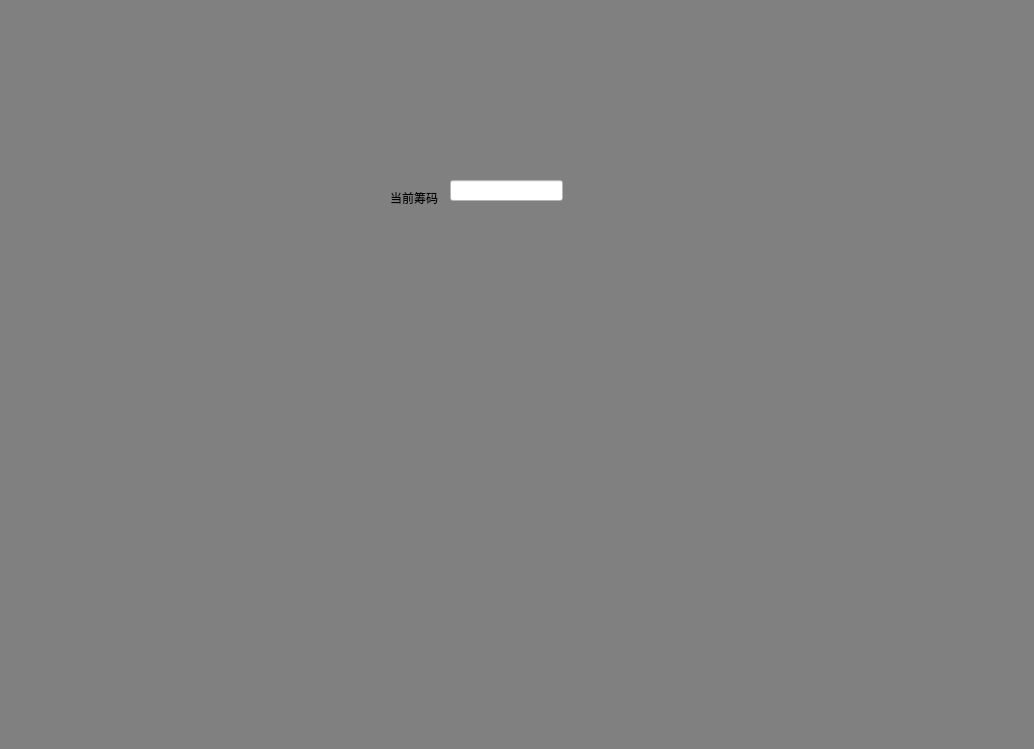
<?xml version="1.0" encoding="UTF-8"?>
<ui version="4.0">
 <class>TexasWidget</class>
 <widget class="QWidget" name="TexasWidget">
  <property name="geometry">
   <rect>
    <x>0</x>
    <y>0</y>
    <width>1034</width>
    <height>749</height>
   </rect>
  </property>
  <property name="windowTitle">
   <string>TexasWidget</string>
  </property>
  <property name="styleSheet">
   <string notr="true">background-color:gray;</string>
  </property>
  <widget class="QLabel" name="labelDealer">
   <property name="geometry">
    <rect>
     <x>460</x>
     <y>30</y>
     <width>100</width>
     <height>100</height>
    </rect>
   </property>
   <property name="minimumSize">
    <size>
     <width>100</width>
     <height>100</height>
    </size>
   </property>
   <property name="text">
    <string/>
   </property>
   <property name="pixmap">
    <pixmap resource="resources.qrc">:/resources/images/dealer.svg</pixmap>
   </property>
  </widget>
  <widget class="QLineEdit" name="txtBet">
   <property name="geometry">
    <rect>
     <x>450</x>
     <y>180</y>
     <width>113</width>
     <height>21</height>
    </rect>
   </property>
   <property name="styleSheet">
    <string notr="true">background-color:white;</string>
   </property>
   <property name="alignment">
    <set>Qt::AlignmentFlag::AlignCenter</set>
   </property>
   <property name="readOnly">
    <bool>true</bool>
   </property>
  </widget>
  <widget class="QLabel" name="labelPerflop1_1">
   <property name="geometry">
    <rect>
     <x>760</x>
     <y>150</y>
     <width>74</width>
     <height>105</height>
    </rect>
   </property>
   <property name="minimumSize">
    <size>
     <width>74</width>
     <height>105</height>
    </size>
   </property>
   <property name="maximumSize">
    <size>
     <width>74</width>
     <height>105</height>
    </size>
   </property>
   <property name="text">
    <string/>
   </property>
   <property name="pixmap">
    <pixmap resource="resources.qrc">:/resources/images/back.svg</pixmap>
   </property>
  </widget>
  <widget class="QWidget" name="layoutWidget">
   <property name="geometry">
    <rect>
     <x>190</x>
     <y>330</y>
     <width>501</width>
     <height>111</height>
    </rect>
   </property>
   <layout class="QHBoxLayout" name="horizontalLayout">
    <item>
     <widget class="QLabel" name="labelFlop1">
      <property name="minimumSize">
       <size>
        <width>74</width>
        <height>105</height>
       </size>
      </property>
      <property name="maximumSize">
       <size>
        <width>74</width>
        <height>105</height>
       </size>
      </property>
      <property name="text">
       <string/>
      </property>
      <property name="pixmap">
       <pixmap resource="resources.qrc">:/resources/images/back.svg</pixmap>
      </property>
     </widget>
    </item>
    <item>
     <spacer name="spacerhflop1">
      <property name="orientation">
       <enum>Qt::Orientation::Horizontal</enum>
      </property>
      <property name="sizeHint" stdset="0">
       <size>
        <width>40</width>
        <height>20</height>
       </size>
      </property>
     </spacer>
    </item>
    <item>
     <widget class="QLabel" name="labelFlop2">
      <property name="minimumSize">
       <size>
        <width>74</width>
        <height>105</height>
       </size>
      </property>
      <property name="maximumSize">
       <size>
        <width>74</width>
        <height>105</height>
       </size>
      </property>
      <property name="text">
       <string/>
      </property>
      <property name="pixmap">
       <pixmap resource="resources.qrc">:/resources/images/back.svg</pixmap>
      </property>
     </widget>
    </item>
    <item>
     <spacer name="spacerhflop2">
      <property name="orientation">
       <enum>Qt::Orientation::Horizontal</enum>
      </property>
      <property name="sizeHint" stdset="0">
       <size>
        <width>40</width>
        <height>20</height>
       </size>
      </property>
     </spacer>
    </item>
    <item>
     <widget class="QLabel" name="labelFlop3">
      <property name="minimumSize">
       <size>
        <width>74</width>
        <height>105</height>
       </size>
      </property>
      <property name="maximumSize">
       <size>
        <width>74</width>
        <height>105</height>
       </size>
      </property>
      <property name="text">
       <string/>
      </property>
      <property name="pixmap">
       <pixmap resource="resources.qrc">:/resources/images/back.svg</pixmap>
      </property>
     </widget>
    </item>
    <item>
     <spacer name="spacerhflop3">
      <property name="orientation">
       <enum>Qt::Orientation::Horizontal</enum>
      </property>
      <property name="sizeHint" stdset="0">
       <size>
        <width>40</width>
        <height>20</height>
       </size>
      </property>
     </spacer>
    </item>
    <item>
     <widget class="QLabel" name="labelTurn">
      <property name="minimumSize">
       <size>
        <width>74</width>
        <height>105</height>
       </size>
      </property>
      <property name="maximumSize">
       <size>
        <width>74</width>
        <height>105</height>
       </size>
      </property>
      <property name="text">
       <string/>
      </property>
      <property name="pixmap">
       <pixmap resource="resources.qrc">:/resources/images/back.svg</pixmap>
      </property>
     </widget>
    </item>
    <item>
     <spacer name="spacerhflop4">
      <property name="orientation">
       <enum>Qt::Orientation::Horizontal</enum>
      </property>
      <property name="sizeHint" stdset="0">
       <size>
        <width>40</width>
        <height>20</height>
       </size>
      </property>
     </spacer>
    </item>
    <item>
     <widget class="QLabel" name="labelRiver">
      <property name="minimumSize">
       <size>
        <width>74</width>
        <height>105</height>
       </size>
      </property>
      <property name="maximumSize">
       <size>
        <width>74</width>
        <height>105</height>
       </size>
      </property>
      <property name="text">
       <string/>
      </property>
      <property name="pixmap">
       <pixmap resource="resources.qrc">:/resources/images/back.svg</pixmap>
      </property>
     </widget>
    </item>
   </layout>
  </widget>
  <widget class="QLabel" name="labelPerflop1_2">
   <property name="geometry">
    <rect>
     <x>850</x>
     <y>150</y>
     <width>74</width>
     <height>105</height>
    </rect>
   </property>
   <property name="minimumSize">
    <size>
     <width>74</width>
     <height>105</height>
    </size>
   </property>
   <property name="maximumSize">
    <size>
     <width>74</width>
     <height>105</height>
    </size>
   </property>
   <property name="text">
    <string/>
   </property>
   <property name="pixmap">
    <pixmap resource="resources.qrc">:/resources/images/back.svg</pixmap>
   </property>
  </widget>
  <widget class="QLabel" name="labelUser1">
   <property name="geometry">
    <rect>
     <x>800</x>
     <y>30</y>
     <width>100</width>
     <height>100</height>
    </rect>
   </property>
   <property name="minimumSize">
    <size>
     <width>100</width>
     <height>100</height>
    </size>
   </property>
   <property name="text">
    <string/>
   </property>
   <property name="pixmap">
    <pixmap resource="resources.qrc">:/resources/images/player_woman.svg</pixmap>
   </property>
  </widget>
  <widget class="QLabel" name="labelPerflop1_5">
   <property name="geometry">
    <rect>
     <x>530</x>
     <y>480</y>
     <width>74</width>
     <height>105</height>
    </rect>
   </property>
   <property name="minimumSize">
    <size>
     <width>74</width>
     <height>105</height>
    </size>
   </property>
   <property name="maximumSize">
    <size>
     <width>74</width>
     <height>105</height>
    </size>
   </property>
   <property name="text">
    <string/>
   </property>
   <property name="pixmap">
    <pixmap resource="resources.qrc">:/resources/images/back.svg</pixmap>
   </property>
  </widget>
  <widget class="QLabel" name="labelPerflop1_6">
   <property name="geometry">
    <rect>
     <x>440</x>
     <y>480</y>
     <width>74</width>
     <height>105</height>
    </rect>
   </property>
   <property name="minimumSize">
    <size>
     <width>74</width>
     <height>105</height>
    </size>
   </property>
   <property name="maximumSize">
    <size>
     <width>74</width>
     <height>105</height>
    </size>
   </property>
   <property name="text">
    <string/>
   </property>
   <property name="pixmap">
    <pixmap resource="resources.qrc">:/resources/images/back.svg</pixmap>
   </property>
  </widget>
  <widget class="QLabel" name="labelUser1_4">
   <property name="geometry">
    <rect>
     <x>470</x>
     <y>610</y>
     <width>100</width>
     <height>100</height>
    </rect>
   </property>
   <property name="minimumSize">
    <size>
     <width>100</width>
     <height>100</height>
    </size>
   </property>
   <property name="text">
    <string/>
   </property>
   <property name="pixmap">
    <pixmap resource="resources.qrc">:/resources/images/player_man.svg</pixmap>
   </property>
  </widget>
  <widget class="QLabel" name="labelPerflop1_9">
   <property name="geometry">
    <rect>
     <x>130</x>
     <y>150</y>
     <width>74</width>
     <height>105</height>
    </rect>
   </property>
   <property name="minimumSize">
    <size>
     <width>74</width>
     <height>105</height>
    </size>
   </property>
   <property name="maximumSize">
    <size>
     <width>74</width>
     <height>105</height>
    </size>
   </property>
   <property name="text">
    <string/>
   </property>
   <property name="pixmap">
    <pixmap resource="resources.qrc">:/resources/images/back.svg</pixmap>
   </property>
  </widget>
  <widget class="QLabel" name="labelUser1_5">
   <property name="geometry">
    <rect>
     <x>80</x>
     <y>30</y>
     <width>100</width>
     <height>100</height>
    </rect>
   </property>
   <property name="minimumSize">
    <size>
     <width>100</width>
     <height>100</height>
    </size>
   </property>
   <property name="text">
    <string/>
   </property>
   <property name="pixmap">
    <pixmap resource="resources.qrc">:/resources/images/player_woman.svg</pixmap>
   </property>
  </widget>
  <widget class="QLabel" name="labelPerflop1_10">
   <property name="geometry">
    <rect>
     <x>40</x>
     <y>150</y>
     <width>74</width>
     <height>105</height>
    </rect>
   </property>
   <property name="minimumSize">
    <size>
     <width>74</width>
     <height>105</height>
    </size>
   </property>
   <property name="maximumSize">
    <size>
     <width>74</width>
     <height>105</height>
    </size>
   </property>
   <property name="text">
    <string/>
   </property>
   <property name="pixmap">
    <pixmap resource="resources.qrc">:/resources/images/back.svg</pixmap>
   </property>
  </widget>
  <widget class="QLabel" name="label">
   <property name="geometry">
    <rect>
     <x>390</x>
     <y>190</y>
     <width>53</width>
     <height>15</height>
    </rect>
   </property>
   <property name="text">
    <string>当前筹码：</string>
   </property>
  </widget>
 </widget>
 <resources>
  <include location="resources.qrc"/>
 </resources>
 <connections/>
</ui>
